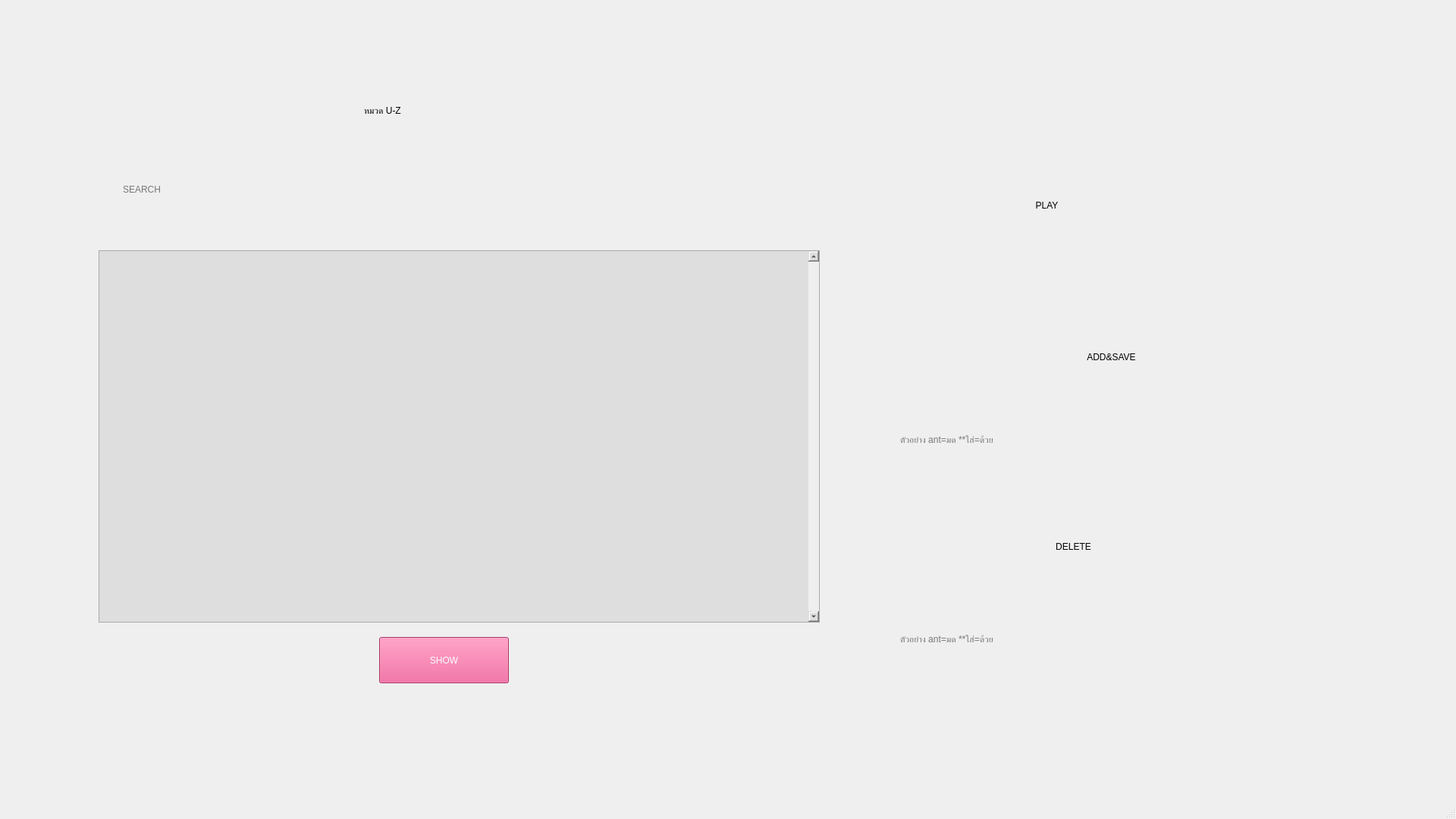
<?xml version="1.0" encoding="UTF-8"?>
<ui version="4.0">
 <class>Main_UZ</class>
 <widget class="QMainWindow" name="Main_UZ">
  <property name="geometry">
   <rect>
    <x>0</x>
    <y>0</y>
    <width>1920</width>
    <height>1080</height>
   </rect>
  </property>
  <property name="windowTitle">
   <string>หมวด U-Z</string>
  </property>
  <property name="windowIcon">
   <iconset resource="vocab_pic1.qrc">
    <normaloff>:/image/Picture/cards.png</normaloff>:/image/Picture/cards.png</iconset>
  </property>
  <property name="styleSheet">
   <string notr="true">background-image: url(:/image/Picture/u_z.jpg);</string>
  </property>
  <widget class="QWidget" name="centralwidget">
   <widget class="QPushButton" name="btn_play">
    <property name="geometry">
     <rect>
      <x>1200</x>
      <y>220</y>
      <width>88</width>
      <height>88</height>
     </rect>
    </property>
    <property name="toolTip">
     <string>&lt;html&gt;&lt;head/&gt;&lt;body&gt;&lt;p&gt;กดปุ่มเพื่อเล่นสุ่มคำศัพท์&lt;/p&gt;&lt;/body&gt;&lt;/html&gt;</string>
    </property>
    <property name="styleSheet">
     <string notr="true">background-image: url(:/image/Picture/play.png);</string>
    </property>
    <property name="text">
     <string/>
    </property>
    <property name="iconSize">
     <size>
      <width>20</width>
      <height>20</height>
     </size>
    </property>
    <property name="autoDefault">
     <bool>false</bool>
    </property>
    <property name="default">
     <bool>false</bool>
    </property>
    <property name="flat">
     <bool>true</bool>
    </property>
   </widget>
   <widget class="QPushButton" name="btn_save">
    <property name="geometry">
     <rect>
      <x>1200</x>
      <y>400</y>
      <width>85</width>
      <height>96</height>
     </rect>
    </property>
    <property name="toolTip">
     <string>&lt;html&gt;&lt;head/&gt;&lt;body&gt;&lt;p&gt;กดปุ่มเพื่อบันทึกคำศัพท์&lt;/p&gt;&lt;/body&gt;&lt;/html&gt;</string>
    </property>
    <property name="styleSheet">
     <string notr="true">background-image: url(:/image/Picture/add.png);</string>
    </property>
    <property name="text">
     <string/>
    </property>
    <property name="iconSize">
     <size>
      <width>20</width>
      <height>20</height>
     </size>
    </property>
    <property name="autoDefault">
     <bool>false</bool>
    </property>
    <property name="default">
     <bool>false</bool>
    </property>
    <property name="flat">
     <bool>true</bool>
    </property>
   </widget>
   <widget class="QPushButton" name="btn_delete">
    <property name="geometry">
     <rect>
      <x>1200</x>
      <y>660</y>
      <width>79</width>
      <height>96</height>
     </rect>
    </property>
    <property name="toolTip">
     <string>&lt;html&gt;&lt;head/&gt;&lt;body&gt;&lt;p&gt;กดปุ่มเพื่อลบคำศัพท์&lt;/p&gt;&lt;/body&gt;&lt;/html&gt;</string>
    </property>
    <property name="styleSheet">
     <string notr="true">background-image: url(:/image/Picture/bin.png);</string>
    </property>
    <property name="text">
     <string/>
    </property>
    <property name="iconSize">
     <size>
      <width>20</width>
      <height>20</height>
     </size>
    </property>
    <property name="autoDefault">
     <bool>false</bool>
    </property>
    <property name="default">
     <bool>false</bool>
    </property>
    <property name="flat">
     <bool>true</bool>
    </property>
   </widget>
   <widget class="QPushButton" name="btn_play2">
    <property name="geometry">
     <rect>
      <x>1300</x>
      <y>230</y>
      <width>161</width>
      <height>81</height>
     </rect>
    </property>
    <property name="styleSheet">
     <string notr="true">font: 35pt &quot;Mitr SemiBold&quot;;
background: transparent;</string>
    </property>
    <property name="text">
     <string>PLAY</string>
    </property>
    <property name="autoRepeat">
     <bool>false</bool>
    </property>
    <property name="default">
     <bool>false</bool>
    </property>
    <property name="flat">
     <bool>true</bool>
    </property>
   </widget>
   <widget class="QPushButton" name="btn_save2">
    <property name="geometry">
     <rect>
      <x>1310</x>
      <y>430</y>
      <width>311</width>
      <height>81</height>
     </rect>
    </property>
    <property name="styleSheet">
     <string notr="true">font: 35pt &quot;Mitr SemiBold&quot;;
background: transparent;</string>
    </property>
    <property name="text">
     <string>ADD&amp;&amp;SAVE</string>
    </property>
    <property name="default">
     <bool>false</bool>
    </property>
    <property name="flat">
     <bool>true</bool>
    </property>
   </widget>
   <widget class="QPushButton" name="btn_delete2">
    <property name="geometry">
     <rect>
      <x>1310</x>
      <y>680</y>
      <width>211</width>
      <height>81</height>
     </rect>
    </property>
    <property name="styleSheet">
     <string notr="true">font: 35pt &quot;Mitr SemiBold&quot;;
background: transparent;</string>
    </property>
    <property name="text">
     <string>DELETE</string>
    </property>
    <property name="default">
     <bool>false</bool>
    </property>
    <property name="flat">
     <bool>true</bool>
    </property>
   </widget>
   <widget class="QLabel" name="label">
    <property name="geometry">
     <rect>
      <x>480</x>
      <y>110</y>
      <width>241</width>
      <height>71</height>
     </rect>
    </property>
    <property name="styleSheet">
     <string notr="true">font: 30pt &quot;Mitr SemiBold&quot;;
background: transparent;</string>
    </property>
    <property name="text">
     <string>หมวด U-Z</string>
    </property>
   </widget>
   <widget class="QPlainTextEdit" name="plainTextEdit">
    <property name="geometry">
     <rect>
      <x>130</x>
      <y>330</y>
      <width>951</width>
      <height>491</height>
     </rect>
    </property>
    <property name="styleSheet">
     <string notr="true">font: 15pt &quot;Mitr SemiBold&quot;;
background: #dedede;</string>
    </property>
    <property name="verticalScrollBarPolicy">
     <enum>Qt::ScrollBarAlwaysOn</enum>
    </property>
    <property name="readOnly">
     <bool>true</bool>
    </property>
    <property name="plainText">
     <string/>
    </property>
    <property name="backgroundVisible">
     <bool>true</bool>
    </property>
   </widget>
   <widget class="QPushButton" name="btn_show">
    <property name="geometry">
     <rect>
      <x>500</x>
      <y>840</y>
      <width>171</width>
      <height>61</height>
     </rect>
    </property>
    <property name="styleSheet">
     <string notr="true">font: 25pt &quot;Mitr SemiBold&quot;;
color: rgb(255, 255, 255);
background: #e84c89;</string>
    </property>
    <property name="text">
     <string>SHOW</string>
    </property>
   </widget>
   <widget class="QLineEdit" name="textbox_delete">
    <property name="geometry">
     <rect>
      <x>1185</x>
      <y>813</y>
      <width>591</width>
      <height>60</height>
     </rect>
    </property>
    <property name="styleSheet">
     <string notr="true">font: 20pt &quot;Mitr SemiBold&quot;;
background: transparent</string>
    </property>
    <property name="text">
     <string/>
    </property>
    <property name="frame">
     <bool>false</bool>
    </property>
    <property name="alignment">
     <set>Qt::AlignLeading|Qt::AlignLeft|Qt::AlignVCenter</set>
    </property>
    <property name="placeholderText">
     <string>ตัวอย่าง ant=มด **ใส่=ด้วย</string>
    </property>
   </widget>
   <widget class="QPushButton" name="btn_search">
    <property name="geometry">
     <rect>
      <x>983</x>
      <y>210</y>
      <width>69</width>
      <height>69</height>
     </rect>
    </property>
    <property name="toolTip">
     <string>&lt;html&gt;&lt;head/&gt;&lt;body&gt;&lt;p&gt;กดปุ่มเพื่อค้นหา&lt;/p&gt;&lt;/body&gt;&lt;/html&gt;</string>
    </property>
    <property name="styleSheet">
     <string notr="true">background-image: url(:/image/Picture/search.png);</string>
    </property>
    <property name="text">
     <string/>
    </property>
    <property name="iconSize">
     <size>
      <width>20</width>
      <height>20</height>
     </size>
    </property>
    <property name="autoDefault">
     <bool>false</bool>
    </property>
    <property name="default">
     <bool>false</bool>
    </property>
    <property name="flat">
     <bool>true</bool>
    </property>
   </widget>
   <widget class="QLineEdit" name="textbox_save">
    <property name="geometry">
     <rect>
      <x>1185</x>
      <y>550</y>
      <width>591</width>
      <height>60</height>
     </rect>
    </property>
    <property name="styleSheet">
     <string notr="true">font: 20pt &quot;Mitr SemiBold&quot;;
background: transparent</string>
    </property>
    <property name="text">
     <string/>
    </property>
    <property name="frame">
     <bool>false</bool>
    </property>
    <property name="alignment">
     <set>Qt::AlignLeading|Qt::AlignLeft|Qt::AlignVCenter</set>
    </property>
    <property name="placeholderText">
     <string>ตัวอย่าง ant=มด **ใส่=ด้วย</string>
    </property>
   </widget>
   <widget class="QLineEdit" name="textbox_search">
    <property name="geometry">
     <rect>
      <x>160</x>
      <y>220</y>
      <width>791</width>
      <height>60</height>
     </rect>
    </property>
    <property name="styleSheet">
     <string notr="true">font: 20pt &quot;Mitr SemiBold&quot;;
background: transparent</string>
    </property>
    <property name="text">
     <string/>
    </property>
    <property name="frame">
     <bool>false</bool>
    </property>
    <property name="alignment">
     <set>Qt::AlignLeading|Qt::AlignLeft|Qt::AlignVCenter</set>
    </property>
    <property name="placeholderText">
     <string>SEARCH</string>
    </property>
   </widget>
   <widget class="QPushButton" name="btn_back">
    <property name="geometry">
     <rect>
      <x>110</x>
      <y>90</y>
      <width>93</width>
      <height>93</height>
     </rect>
    </property>
    <property name="toolTip">
     <string>&lt;html&gt;&lt;head/&gt;&lt;body&gt;&lt;p&gt;กดปุ่มเพื่อกลับหน้าแรก&lt;/p&gt;&lt;/body&gt;&lt;/html&gt;</string>
    </property>
    <property name="styleSheet">
     <string notr="true">background-image: url(:/image/Picture/back.png);</string>
    </property>
    <property name="text">
     <string/>
    </property>
    <property name="flat">
     <bool>true</bool>
    </property>
   </widget>
  </widget>
  <widget class="QMenuBar" name="menubar">
   <property name="geometry">
    <rect>
     <x>0</x>
     <y>0</y>
     <width>1920</width>
     <height>26</height>
    </rect>
   </property>
  </widget>
  <widget class="QStatusBar" name="statusbar"/>
 </widget>
 <resources>
  <include location="vocab_pic1.qrc"/>
 </resources>
 <connections/>
</ui>
